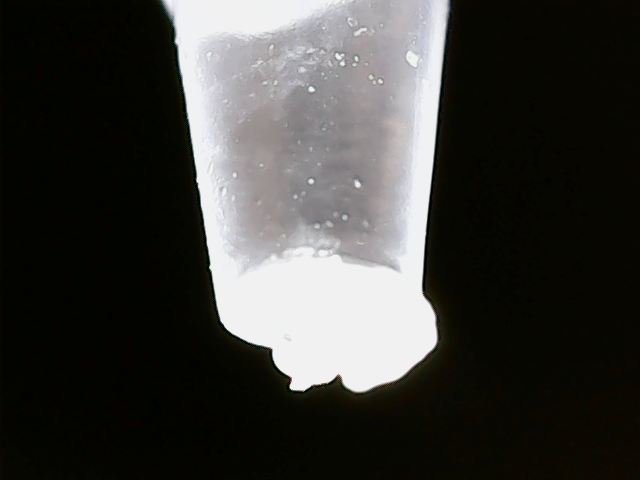
#> input picture Tissue-explant-project/Pictures/cam2/failed_capture_0.png, 640 x 480 px; its folder holds only this picture in this run
$ python -i computer_vision.py   (imports and definitions only)   (older library calls are emulated)
#> lines starting #> are read from the running program, lines starting #| are printed output that depends on the picture; after the words box and inside, x2 and y2 are one past the last pixel; in counts of white or black regions, pixels touching at a corner belong together
import cv2
import matplotlib as plt
import numpy as np
# from skimage import measure, color
import pickle
import math
import os


# def get_cell_position():
#     return tissue(50, 105, 10)


WIDTH_PX = 1146
HEIGHT_PX = 530
WIDHT_MM = 210
HEIGHT_MM = 95.7
RATIO_X = WIDHT_MM/WIDTH_PX # 0.1832 = 1/5.457
RATIO_Y = HEIGHT_MM/HEIGHT_PX # 0.1805 = 1/5.538
# OFFSET_X = -12.4
# OFFSET_Y = 20.4
# ANGLE = 0.0175


YELLOW = (0, 255, 255)
GREEN = (0, 255, 0)
RED = (0, 0, 255)
BLUE = (255, 0, 0)


# [33 lines left out: functions d_circle, d_number, d_angles, not called in this run]

def make_720p(cap):
    cap.set(3, 1280)
    cap.set(4, 720)


class Camera:
    # [72 lines left out: functions __init__, undistort, cam_to_platform_space, platform_space_to_cam, not called in this run]


def get_position2(image):
    # cv2.imshow('Image', image)
    # cv2.waitKeyEx(0)

    image_blur = cv2.GaussianBlur(image, (5,5), 0)
    # cv2.imshow('Image', image_blur)
    # cv2.waitKey(0)

    gray_image = cv2.cvtColor(image, cv2.COLOR_RGB2GRAY)
    laplacien = np.uint8(np.absolute(cv2.Laplacian(gray_image, cv2.CV_64F)))
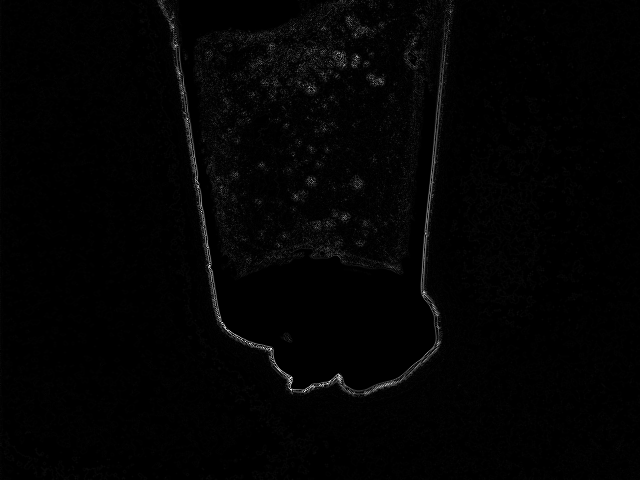
#> laplacien: shape (480, 640); min 0, max 253, mean 3.1
    # cv2.imshow('Image', laplacien)
    # cv2.waitKey(0)

    min = int(np.min(laplacien)+25)
#> min = 25
    max = int(np.max(laplacien)-5)
#> max = 248
    binary = cv2.inRange(laplacien, min, max)
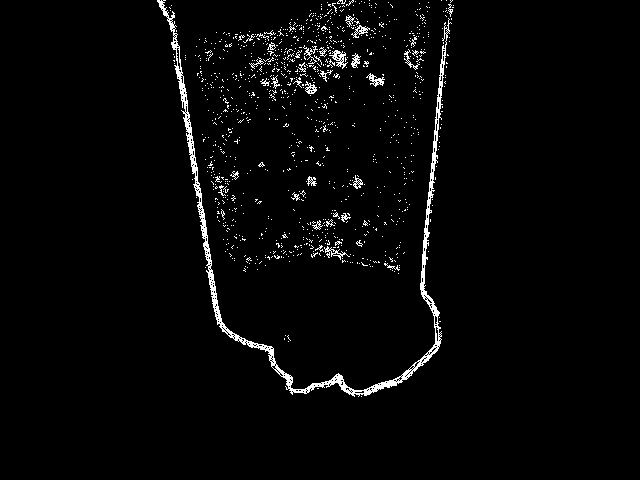
#> binary: shape (480, 640); 2.6% white in thin lines or dots, all inside (x1, y1, x2, y2) = (157, 0, 454, 397)
    # cv2.imshow('Binary', binary)
    # cv2.waitKey(0)

    # dilated = cv2.dilate(binary, (100,100), cv2.MORPH_RECT)
    kernel = np.ones((3, 3), np.uint8)
    dilated = cv2.dilate(binary, kernel, iterations=2)
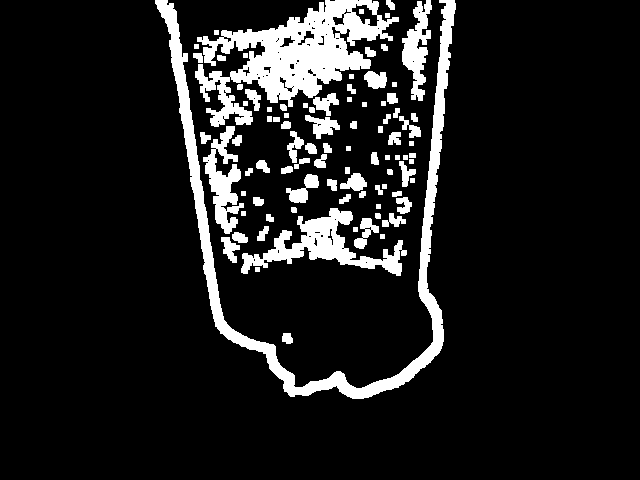
#> dilated: shape (480, 640); 11.5% white; 90 white regions, largest, box (x1, y1, x2, y2) and area: (195, 0, 399, 127) 10545, (155, 0, 456, 399) 10326, (241, 208, 407, 276) 3652
    erroded = cv2.erode(dilated, kernel, iterations=2)
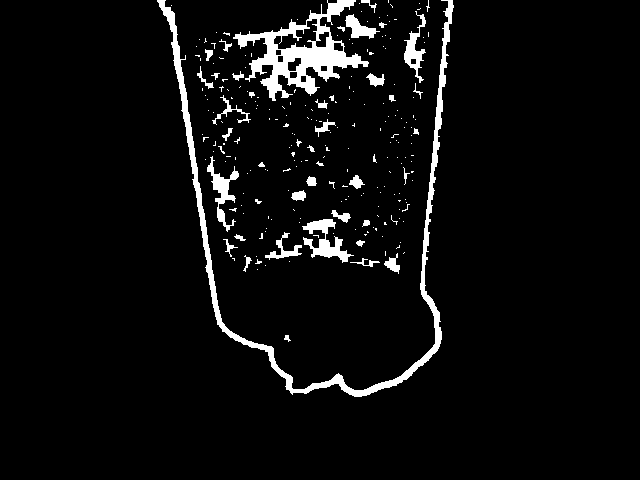
#> erroded: shape (480, 640); 5% white; 238 white regions (196 under 20 px), largest, box (x1, y1, x2, y2) and area: (157, 0, 454, 397) 5507, (233, 0, 369, 101) 4272, (302, 219, 354, 263) 869
    # [5 lines of commented-out code are left out]
    cv2.waitKey(0)

# image = cv2.imread('Pictures/image6.png')


# [210 lines left out: functions invert, mask_pipette, detection_test, create_mask, create_detector, create_sample_detector and 1 more, not called in this run]


def distance(keypoint1, keypoint2):
    return math.sqrt((keypoint1.pt[0]-keypoint2.pt[0])**2 + (keypoint1.pt[1]-keypoint2.pt[1])**2)

# [32 lines of commented-out code are left out]


# [233 lines left out: functions detection, detect, real_detect, check_pickup, not called in this run]


>>> import cv2
>>> picture = cv2.cvtColor(cv2.imread('../Pictures/cam2/failed_capture_0.png'), cv2.COLOR_BGR2RGB)
>>> result = get_position2(picture)
